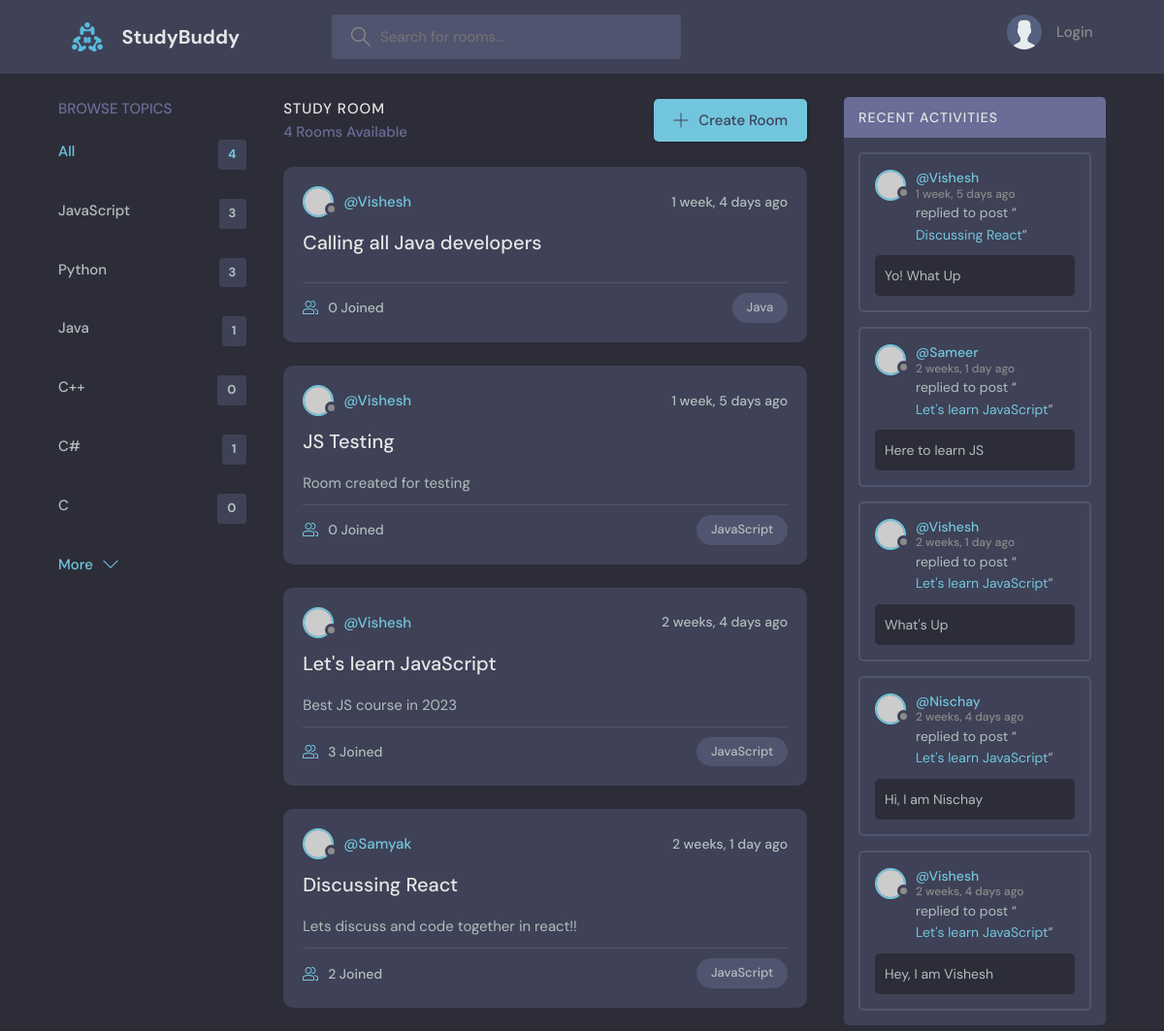
Screenshot of /?q=Java with the database file from the repository.
### base/models.py (models this page shows, shortened)
class Topic(models.Model):
    name = models.CharField(max_length=200)
    def __str__(self) -> str:
        return self.name

class Room(models.Model):
    host = models.ForeignKey(User, on_delete=models.SET_NULL, null=True)
    topic = models.ForeignKey(Topic, on_delete=models.SET_NULL, null=True)
    name = models.CharField(max_length=200)
    description = models.TextField(null=True, blank=True)
    participants = models.ManyToManyField(User, related_name='participants', blank=True)
    updated = models.DateTimeField(auto_now=True)
    created = models.DateTimeField(auto_now_add=True)
    def __str__(self) -> str:
        return self.name
    class Meta:
        ordering = ['-updated', '-created']

class Message(models.Model):
    user = models.ForeignKey(User, on_delete=models.CASCADE)
    room = models.ForeignKey(Room, on_delete=models.CASCADE)
    body = models.TextField()
    updated = models.DateTimeField(auto_now=True)
    created = models.DateTimeField(auto_now_add=True)
    class Meta:
        ordering = ['-updated', '-created']

### base/views.py (the view)
# urls.py: 2. Add a URL to urlpatterns:  path('', views.home, name='home')
def home(request):
    q = request.GET.get('q')
    topics = Topic.objects.all()
    rooms = Room.objects.all()
    msgs = Message.objects.all()  # ordering set in Message class in models using Meta dunctionality
    if q != None:
        rooms = Room.objects.filter(Q(topic__name__icontains=q) | Q(name__icontains=q) | Q(description__icontains=q))
        msgs = Message.objects.filter(Q(room__topic__name__icontains=q))
    room_count = rooms.count()
    context = {'rooms' : rooms, 'topics' : topics, 'room_count' : room_count, 'all_messages' : msgs}
    return render(request, 'base/home.html', context)

### base/templates/base/home.html
{% extends 'main.html' %}
{% block content %}
    <main class="layout layout--3">
      <div class="container">
        {% include 'base/topics_component.html' %}
        {% include 'base/feed_component.html' %}
        {% include 'base/activity_component.html' %}
      </div>
    </main>
{% endblock content %}

### base/templates/base/topics_component.html
<div class="topics">
    <div class="topics__header">
        <h2>Browse Topics</h2>
    </div>
    <ul class="topics__list">
        <li>
            <a href="{% url 'home' %}" class="active">All <span>{{room_count}}</span></a>
        </li>
        {% for topic in topics %}
        <li>
            <a href="{% url 'home' %}?q={{topic.name}}">{{topic.name}} <span>{{topic.room_set.all.count}}</span></a>
        </li>
        {% endfor %}
    </ul>
    <a class="btn btn--link" href="{% url 'topics' %}">
        More
        <svg version="1.1" xmlns="http://www.w3.org/2000/svg" width="32" height="32" viewBox="0 0 32 32">
            <title>chevron-down</title>
            <path d="M16 21l-13-13h-3l16 16 16-16h-3l-13 13z"></path>
        </svg>
    </a>
</div>

### base/templates/base/feed_component.html (shortened to what this page needs)
<div class="roomList">
    <div class="roomList__header">
        <div>
            <h2>Study Room</h2>
            <p>{{room_count}} Rooms Available</p>
        </div>
        <a class="btn btn--main" href="{% url 'create-room' %}">
            <svg version="1.1" xmlns="http://www.w3.org/2000/svg" width="32" height="32" viewBox="0 0 32 32">
                <title>add</title>
                <path
                    d="M16.943 0.943h-1.885v14.115h-14.115v1.885h14.115v14.115h1.885v-14.115h14.115v-1.885h-14.115v-14.115z">
                </path>
            </svg>
            Create Room
        </a>
    </div>
    {% for room in rooms %}
    <div class="roomListRoom">
        <div class="roomListRoom__header">
            <a href="{% url 'user-profile' room.host.id %}" class="roomListRoom__author">
                <div class="avatar avatar--small">
                    <img src="https://randomuser.me/api/portraits/women/11.jpg" />
                </div>
                <span>@{{room.host.username}}</span>
            </a>
            <div class="roomListRoom__actions">
                <span>{{room.created|timesince}} ago</span>
            </div>
        </div>
        <div class="roomListRoom__content">
            <a href="{% url 'room' room.id %}">{{room.name}}</a>
            <p>
                {{room.description}}
            </p>
        </div>
        <div class="roomListRoom__meta">
            <a class="roomListRoom__joined">
                {{room.participants.count}} Joined
            </a>
            <p class="roomListRoom__topic">{{room.topic}}</p>
        </div>
    </div>
    {% endfor %}
</div>

### base/templates/base/activity_component.html (shortened to what this page needs)
<div class="activities">
  <div class="activities__header">
    <h2>Recent Activities</h2>
  </div>
  {% for m in all_messages %}
  <div class="activities__box">
    <div class="activities__boxHeader roomListRoom__header">
      <a href="{% url 'user-profile' m.user.id %}" class="roomListRoom__author">
        <div class="avatar avatar--small">
          <img src="https://randomuser.me/api/portraits/women/11.jpg" />
        </div>
        <p>
          @{{m.user.username}}
          <span>{{m.created|timesince}} ago</span>
        </p>
      </a>
    </div>
    <div class="activities__boxContent">
      <p>
        replied to post “<a href="{% url 'room' m.room.id %}">{{m.room}}</a>”
      </p>
      <div class="activities__boxRoomContent">
        {{m.body}}
      </div>
    </div>
  </div>
  {% endfor %}
</div>

### rows the page displays
Topic: name "JavaScript", room_set.all.count "3"
Topic: name "Python", room_set.all.count "3"
Topic: name "Java", room_set.all.count "1"
Topic: name "C++", room_set.all.count "0"
Topic: name "C#", room_set.all.count "1"
Topic: name "C", room_set.all.count "0"
Room: host.username "Vishesh", created "1 week, 4 days", name "Calling all Java developers", participants.count "0", topic "Java"
Room: host.username "Vishesh", created "1 week, 5 days", name "JS Testing", description "Room created for testing", participants.count "0", topic "JavaScript"
Room: host.username "Vishesh", created "2 weeks, 4 days", name "Let's learn JavaScript", description "Best JS course in 2023", participants.count "3", topic "JavaScript"
Room: host.username "Samyak", created "2 weeks, 1 day", name "Discussing React", description "Lets discuss and code together in react!!", participants.count "2", topic "JavaScript"
Message: user.username "Vishesh", created "1 week, 5 days", room "Discussing React", body "Yo! What Up"
Message: user.username "Sameer", created "2 weeks, 1 day", room "Let's learn JavaScript", body "Here to learn JS"
Message: user.username "Vishesh", created "2 weeks, 1 day", room "Let's learn JavaScript", body "What's Up"
Message: user.username "Nischay", created "2 weeks, 4 days", room "Let's learn JavaScript", body "Hi, I am Nischay"
Message: user.username "Vishesh", created "2 weeks, 4 days", room "Let's learn JavaScript", body "Hey, I am Vishesh"

### other values shown
{{ room_count }} "4"
